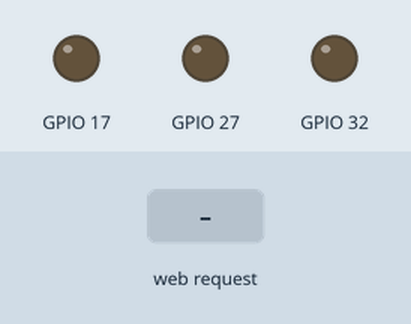
Recording of a sketch running on a simulated ESP32. Parts: output pins drawn as LEDs (lit = HIGH). The inputs (shaded band) are chosen by the test bench. WiFi joins after 1.5 s; servers stay silent unless stated; what the sketch prints to the serial monitor is not drawn.

Above: at 2.7 s.
2.8 s: HTTP request GET /A received
At 3.7 s:
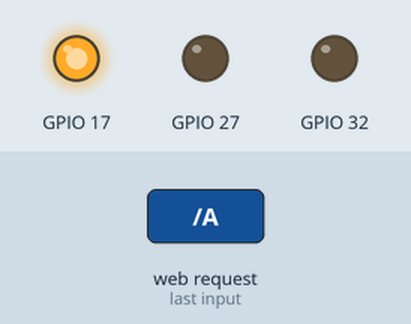
4.3 s: HTTP request GET /C received
At 4.9 s:
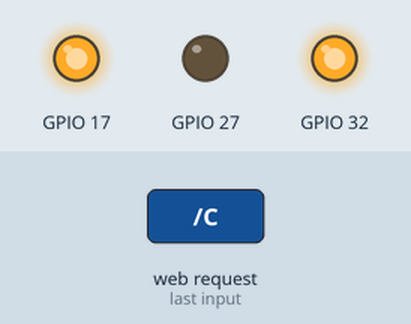
5.8 s: HTTP request GET /B received
At 7.0 s:
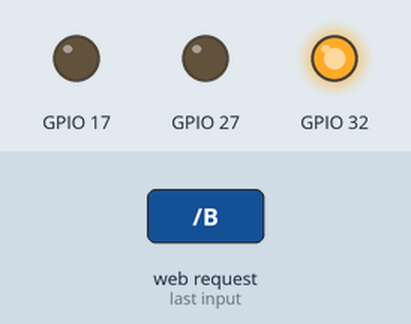
7.3 s: HTTP request GET /E received
At 8.4 s:
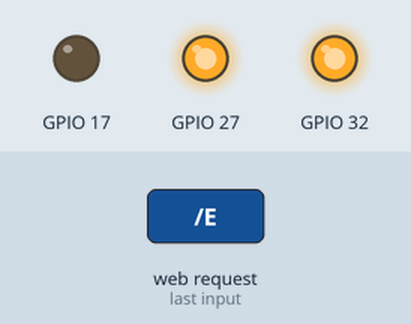
8.8 s: HTTP request GET /D received
At 9.5 s:
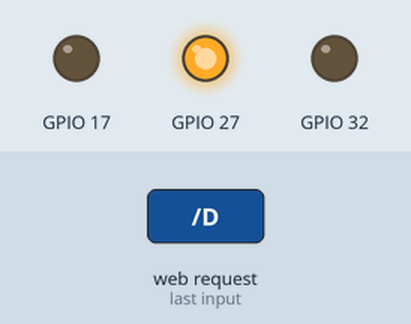
10.3 s: HTTP request GET /A received
At 10.6 s:
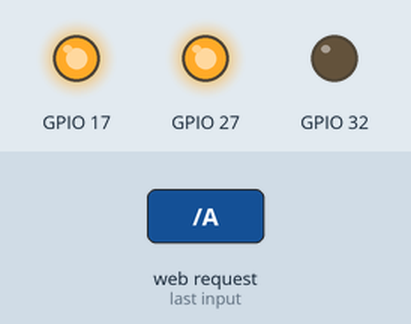
Timing chart, 0 to 12.8 s (numbered marks = the images above; inputs shaded):
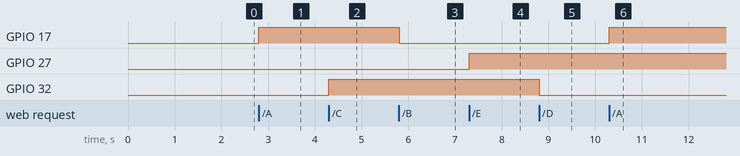

The sketch:

ESP32DevkitWiFiNoInternet.ino
```cpp
/*
 * Arduino code to control an item without internet connection
 * Author: Kenneth Murerwa
 */

//Import the required libraries
#include <WiFi.h>//import wifi module

//Declare the wifi settings for your router for connection
const char* ssid = "your router name";
const char* password = "your router password";

// Set your Static IP address
IPAddress local_IP(192, 168, 1, 105);
// Set your Gateway IP address
IPAddress gateway(192, 168, 1, 1);
//Subnet mask
IPAddress subnet(255, 255, 0, 0);

//Declare the port to be used by the WiFi server
WiFiServer server(80);

void setup() {
  Serial.begin(9600);//Set baud rate for the ESP32 WiFi transmission

  //Declare the pin ports
  pinMode(17, OUTPUT);
  pinMode(27, OUTPUT);
  pinMode(32, OUTPUT);
  delay(10);

  // Request static IP address from the router
  if (!WiFi.config(local_IP, gateway, subnet)) {
    Serial.println("STA Failed to configure");
  }

  //Connect to the WiFi network
  Serial.println("Connecting");
  WiFi.begin(ssid, password);//Connect to the hotspot

  while (WiFi.status() != WL_CONNECTED){
    delay(500);
    Serial.print(".");
  }
  Serial.println("Connected");
  Serial.println("IP Address: ");
  Serial.println(WiFi.localIP()); //Print the ip address assigned to the wifi module

  server.begin();//Start the server

  int value = 0;
}

void loop() {
  WiFiClient clientt = server.available();//Listen for clientts and returns a boolean value if true
  if (clientt){//if clientt is found
    String currentLine = "";//String holds data from clientt
    while (clientt.connected()){//Executes if clientt is still connected
      if (clientt.available()){//If there is data from the clientt
        char c = clientt.read();
        Serial.write(c);
        if (c == '\n'){
          if (currentLine.length() == 0){
            clientt.println("HTTP/1.1 200 OK");
            clientt.println("content-type: text/html");
            clientt.println();
            //Create the HTTP response
            clientt.println("<style>button{margin-left: 20px;margin-top: 20px; border-radius: 4px; height: 80px; width: 350px;font-size: 30px;}</style><div align='center'><a href = \'/A\'><button>TURN ON LED ONE</button></a><a href = \'/B\'><button>TURN OFF LED ONE</button></a> <br><a href = \'/C\'><button>TURN ON LED TWO</button></a><a href = \'/D\'><button>TURN OFF LED TWO</button></a> <br><a href = \'/E\'><button>TURN ON LED THREE</button></a><a href = \'/F\'><button>TURN OFF LED THREE</button></a> <br></div>");
            break;
          }
          else{
            currentLine = "";
          }
        }
        else if (c != '\r'){
            currentLine += c;
        }

        if (currentLine.endsWith("GET /A")){
          digitalWrite(17, HIGH);
        }
        if (currentLine.endsWith("GET /B")){
          digitalWrite(17, LOW);
        }
        if (currentLine.endsWith("GET /C")){
          digitalWrite(32, HIGH);
        }
        if (currentLine.endsWith("GET /D")){
          digitalWrite(32, LOW);
        }
        if (currentLine.endsWith("GET /E")){
          digitalWrite(27, HIGH);
        }
        if (currentLine.endsWith("GET /F")){
          digitalWrite(27, LOW);
        }
      }
    }
    //Close Connection
    clientt.stop();
  }
}
```

Measured:
- after the input at 2.8 s, GPIO 17: LOW → HIGH at once
- after the input at 4.3 s, GPIO 32: LOW → HIGH at once
- after the input at 5.8 s, GPIO 17: HIGH → LOW at once
- after the input at 7.3 s, GPIO 27: LOW → HIGH at once
- after the input at 8.8 s, GPIO 32: HIGH → LOW at once
- after the input at 10.3 s, GPIO 17: LOW → HIGH at once
